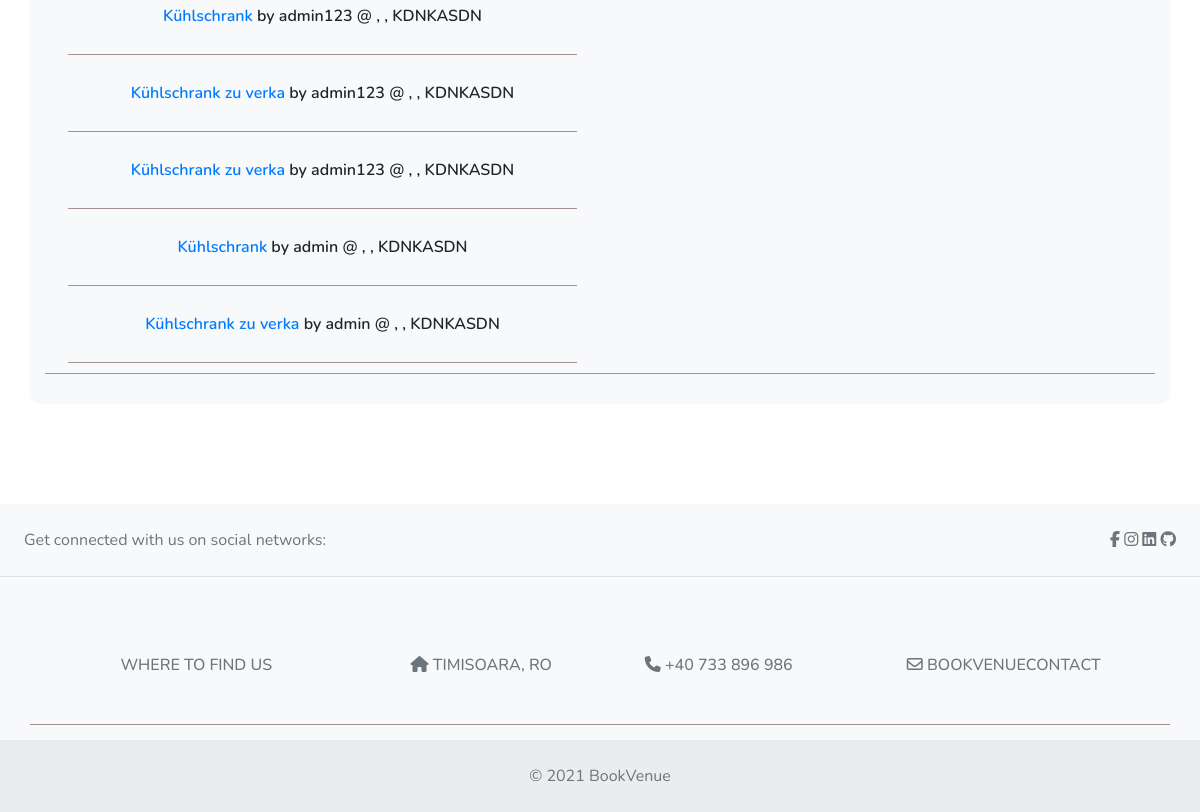
The app's page / (lower part), older data.
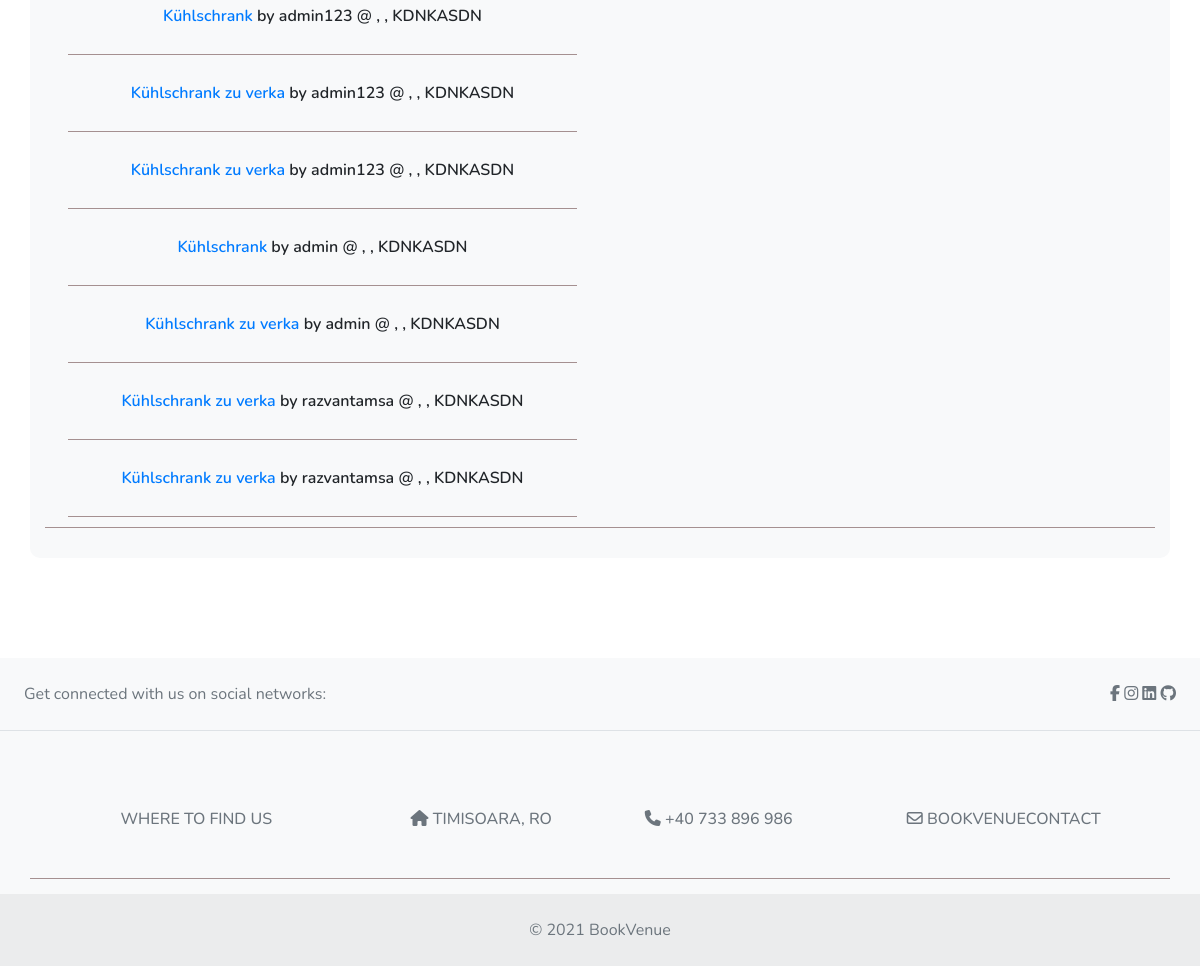
The same page, newer data.
### post/models.py (models this page shows, shortened)
class Post(models.Model):
    title = models.CharField(max_length = 20)
    slug = models.SlugField(unique = True)
    description = models.TextField()
    host = models.ForeignKey(User, on_delete = models.CASCADE, related_name='host_profile')
    clicked = models.IntegerField( default = 0)
    date_posted = models.DateTimeField()
    address = models.CharField( max_length = 50 )
    city = models.CharField( max_length = 50 )
    country = models.CharField( max_length = 50 )
    picture1 = models.ImageField()
    picture2 = models.ImageField()
    picture3 = models.ImageField()
    picture4 = models.ImageField()

### authentication/views.py (the view, shortened to what this page needs)
# urls.py: path('', display_welcome),
def display_welcome(request):
    post_list = Post.objects.all()
    user_list = User.objects.all()
    if(request.method == "GET"):
        str_search = request.GET.get('searchText')
        print(str_search)
        order_post = request.GET.get('post_dropdown')
        order_user= request.GET.get('user_dropdown')
        if(order_post != None):
            post_list = post_list.order_by(order_post)
        if(order_user != None):
            user_list = user_list.order_by(order_user)
    context = {'post_list': post_list, 'user_list': user_list}
    string_name = 'anonymous'
    if request.user.is_authenticated:
        context['authenticated'] = True
        string_name = request.user.username
    else:
        context['authenticated'] = False
    context['name'] = string_name
    return render(request, "welcome.html", context)

### authentication/templates/welcome.html (shortened to what this page needs)
{% load static %}
{% load widget_tweaks %}
<!DOCTYPE html>
<html lang="en">
<head>
    <link rel="stylesheet" type="text/css" href="{% static 'css/authentication/welcome.css' %}">
    <link rel="stylesheet" href="https://stackpath.bootstrapcdn.com/bootstrap/4.3.1/css/bootstrap.min.css">
    <link rel="stylesheet" href="https://cdn.jsdelivr.net/npm/@fortawesome/fontawesome-free@5.15.4/css/fontawesome.min.css">
</head>
<body>
    <div class="container text-center bg-light">
        <div class="container">
            <div class="row">
              <div class="col md-2">
                {% for post in post_list %}
                  <div class="row pt-3 pb-3 ml-2 mr-2">
                    <div class="col md-3">
                      <a class="text-decoration-none" href="/post/{{ post.slug }}"> {{ post.title }} <a class="text-decoration-none text-reset" href="/post/{{ post.slug }}">by {{ post.host.username }}
                      @ {{ post.city }}, {{ post.country }}, {{ post.address }}</a> </a>
                    </div>
                  </div>
                {% endfor %}
              </div>
              <div class="col md-2">
              </div>
            </div>
        </div>
    </div>
    <div class="push"></div>
    <footer class="text-center text-lg-start bg-light text-muted">
        <section
          class="d-flex justify-content-center justify-content-lg-between p-4 border-bottom"
        >
          <div class="me-5 d-none d-lg-block">
            <span>Get connected with us on social networks:</span>
          </div>
          <div class>
            <a href="https://www.facebook.com/razvan.tamsa" class="me-4 text-reset">
              <i class="fab fa-facebook-f"></i>
            </a>
            <a href="https://www.instagram.com/razvantamsa/?hl=en" class="me-4 text-reset">
              <i class="fab fa-instagram"></i>
            </a>
            <a href="https://www.linkedin.com/in/razvan-tamsa-42b7a01b2?originalSubdomain=ro" class="me-4 text-reset">
              <i class="fab fa-linkedin"></i>
            </a>
            <a href="https://github.com/razvantamsa/" class="me-4 text-reset">
              <i class="fab fa-github"></i>
            </a>
          </div>
        </section>
        <section class="">
          <div class="container text-center text-md-start mt-5">
            <div class="row mt-3">
              <div class="col-md-3 col-lg-4 col-xl-3 mx-auto mb-4">
                <h6 class="text-uppercase fw-bold mb-4">
                    WHERE TO FIND US
                </h6>
              </div>
              <div class="col-md-2 col-lg-2 col-xl-2 mx-auto mb-4">
                <h6 class="text-uppercase fw-bold mb-4">
                    <i class="fas fa-home me-3"></i> Timisoara, RO
                </h6>
              </div>
              <div class="col-md-3 col-lg-2 col-xl-2 mx-auto mb-4">
                <h6 class="text-uppercase fw-bold mb-4">
                    <i class="fas fa-phone me-3"></i> +40 733 896 986
                </h6>
              </div>
              <div class="col-md-4 col-lg-3 col-xl-3 mx-auto mb-md-0 mb-4">
                <h6 class="text-uppercase fw-bold mb-4">
                    <i class="far fa-envelope"></i> bookvenuecontact
                </h6>
              </div>
            </div>
          </div>
        </section>
        <div class="text-center p-4" style="background-color: rgba(0, 0, 0, 0.05);">
          © 2021 BookVenue
        </div>
      </footer>
    </body>
    </html>

Row changes from the older to the newer data that the page shows:
added Post: title "Kühlschrank zu verka", host.username "razvantamsa", address "KDNKASDN"
added Post: title "Kühlschrank zu verka", host.username "razvantamsa", address "KDNKASDN"
